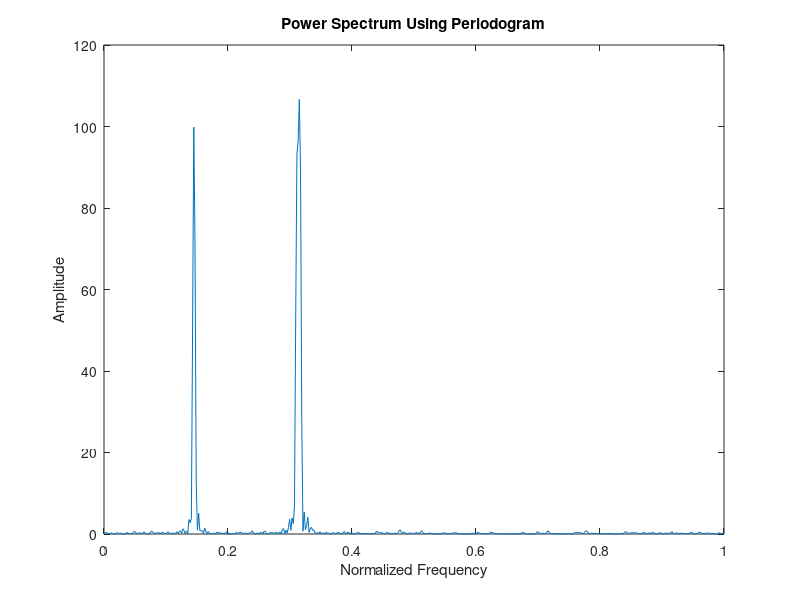
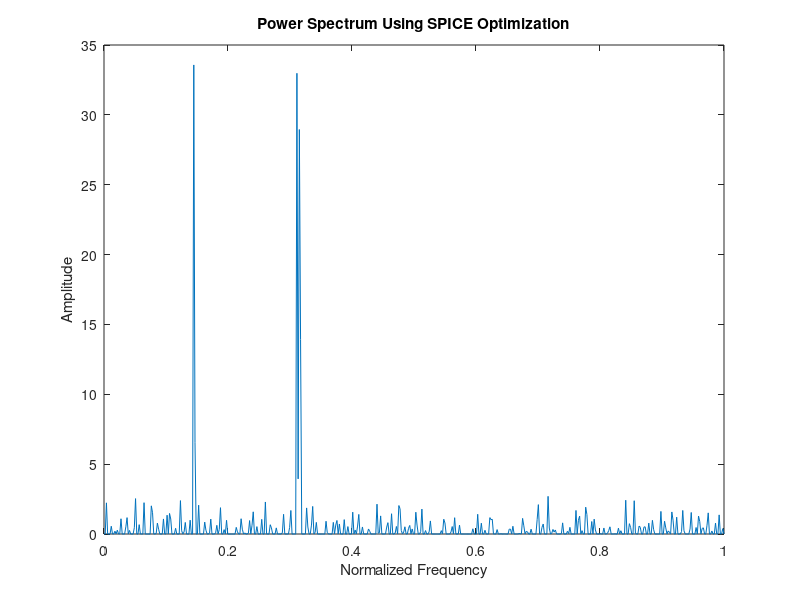

MATLAB code to generate these figures, in order:
%%%%%%%%%%%%%%%%%%%%%%%%%%%%%%%%%%%%%%%%%%%%%%%
%%%%%%%%%%%%%%%%%%%%%%%%%%%%%%%%%%%%%%%%%%%%%%%
%% Clear the cache
%%%%%%%%%%%%%%%%%%%%%%%%%%%%%%%%%%%%%%%%%%%%%%%

clc;clear;close;tic

%%%%%%%%%%%%%%%%%%%%%%%%%%%%%%%%%%%%%%%%%%%%%%%

%%%%%%%%%%%%%%%%%%%%%%%%%%%%%%%%%%%%%%%%%%%%%%%
%% Parameters
%%%%%%%%%%%%%%%%%%%%%%%%%%%%%%%%%%%%%%%%%%%%%%%


N = 200;  N1=N^2; N2=sqrt(N);% N is Number of Samples
numSignals = 3;                          % Number of incoming signals
SNR = -15;                                     % SNR values in db
omg = [ 0.3110 0.3150  0.1450];          % Frequencies
M = 512;   I=eye(N);  R1=M+N;                                                  % Extended Number of Samples for high resolution

%%%%%%%%%%%%%%%%%%%%%%%%%%%%%%%%%%%%%%%%%%%%%%%
%% Signal Generation
%%%%%%%%%%%%%%%%%%%%%%%%%%%%%%%%%%%%%%%%%%%%%%%


t = 0:N-1;
eomg = linspace(0,1,M)';
eomg1=linspace(0,1,R1)';
avg_s = zeros(1,M+N);
% Signal Addition

signal = zeros(1,N);
for i = 1:numSignals
    Amp = 10*exp(1i*2*pi*rand([1,1]));
    z = Amp*exp(1i*2*pi*omg(i)*t);
    signal = signal+z;
end


signals = awgn(signal,SNR);
% % Generate noise
% noise = (randn(1,N ) + 1i * randn(1,N )) * sqrt(0.5);  % Generation of Pseudo-Random Noise
% noisePower = 10^(-SNR/10); % Noise Power
% noise = sqrt(noisePower) * noise;

% Adding Signal and Noise
% signals = signal +noise;


% Finding the Normalized Power
Signal_Power = (abs(fft(signals,M))).^2;  % Computation of FFT
S_P = (Signal_Power)/N1;  % Dividing by norm of Steering Vector
S_Po=[S_P ((abs(signals).^2))];



%% SPICE Iterative Algorithm

D1 = exp(-1i*2*pi*(0:N-1)'*(0:M-1)/M);
D=[D1 I];
ID = D';


N_S=norm(signals);

w=[(N2/N_S)*ones(1,M) (1/N_S)*ones(1,(R1-M))];

s_old= S_Po';
for jj=1:1e6

    R = D*diag(s_old)*ID;
    R_inv=inv(R);
    u = R_inv*signals';
    c = abs(ID*u);
    % w=[];rho=0;
    % for k2=1:R1
    %     ww=norm(D(:,k2))./norm(signals);
    %     w=[w ww];
    %     rho=rho+(ww*s_old(k2)*c(k2));
    % end
    rho = (w*(s_old.*c));

    s_new = (1/rho)*(s_old.*c).*(1./w');


    Er_En = (norm(s_old-s_new))/(norm(s_old));

    if(Er_En>1e-5)

        s_old = s_new;
    else
        break;
    end
end
s_new=real(s_new);
snew1 = s_new(1:M);

% figure;plot(eomg1,(s_new));
figure; plot(eomg,S_P);
title("Power Spectrum Using Periodogram");
xlabel("Normalized Frequency");ylabel("Amplitude");

figure; plot(eomg,snew1);
title("Power Spectrum Using SPICE Optimization");
xlabel("Normalized Frequency");ylabel("Amplitude");


%%%%%%%%%%%%%%%%%%%%%%%%%%%%%%%%%%%%%%%%%%%%%%%

% %% SNR estimation
% 
% p = sort(s_new,'ascend');
% sn = zeros(M,1);
% for n0 = 0:M-1
%     for k0 = 0:M-1
%         sn(n0+1) = p(k0+1)/ (n0+1);
%     end
% end
% 
% 
% qn = zeros(M,1);
% for n1 = 0:M-1
%     for k1 = 0:M-1
%         qn(n1+1) = (((p(k1+1)^2)/(n1+1))-sn(n1+1)^2);
%     end
% end
% 
% tn = (sn.^2)./qn;
% 
% k1 = [];k2 = [];
% for ii=0:M-1
%     if(tn(ii+1)<1)
%         k1 = [k1,(ii+1)];
%     elseif (tn(ii+1)>=1)
%         k2 = [k2,(ii+1)];
%     end
% end
% 
% ps = sum(p(k1))/length(k1);
% 
% pn = sum(p(k2))/length(k2);
% 
% est_SNR = ps/pn;




